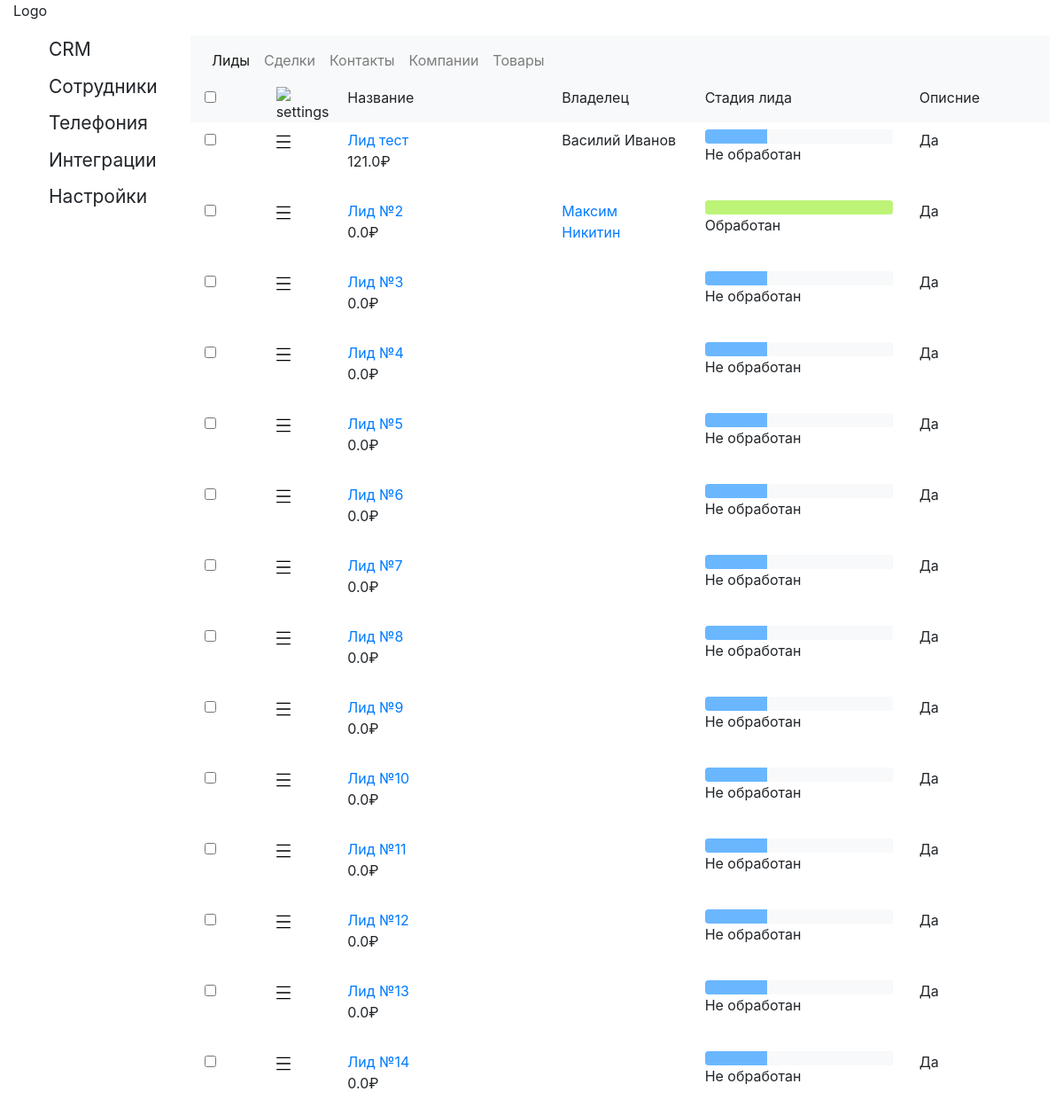
The app's page /lead with its own data.
### core/models.py (models this page shows, shortened)
class CrmEntity(models.Model):
    _name = models.CharField("ФИО клиента", max_length=50, blank=True)
    _phone_number = models.CharField("Номер телефона", max_length=15, blank=True)
    _email = models.EmailField("Почта", blank=True)
    _contact = models.ForeignKey(Contact, on_delete=models.SET_NULL, null=True)
    _opportunity = models.FloatField(default=0)
    _description = models.TextField("Описание", blank=True)
    @property
    def name(self):
        return self._name
    @property
    def phone_number(self):
        return self._phone_number
    @property
    def email(self):
        return self._email
    @property
    def contact(self):
        return self._contact
    @property
    def opportunity(self):
        return self._opportunity
    @property
    def description(self):
        return self._description

class Lead(CrmEntity):
    _title = models.CharField("Название лида", max_length=50, default="Лид №%s"%(str(id)))
    _stage_id = models.IntegerField("Стадия лида", default=1)
    @property
    def title(self):
        return self._title
    @property
    def stage_id(self):
        return self._stage_id
    def getStageId(self):
        return StageId.objects.filter(id=self._stage_id)[0]

class StageId(models.Model):
    _container = models.ForeignKey(StageContainer, on_delete=models.SET_NULL, null=True)
    _name = models.CharField("Название стадии", max_length=30, blank=False, default="ti")
    _color = models.CharField("Цвет", max_length=6, default="#ffffff")
    @property
    def container(self):
        return self._container
    @property
    def name(self):
        return self._name
    @property
    def color(self):
        return self._color

### core/views.py (the view)
# urls.py: path('', RedirectView.as_view(url='lead', permanent=False), name=None),
def lead(request, *args, **kwargs):
    progress_width = str(round(100/len(StageId.objects.filter(_container=StageContainer.objects.all()[0])),2))
    progress_width = progress_width.replace(",",".")
    data = {
        "items" : Lead.objects.all(),
        "lead_stages" : StageId.objects.filter(_container=StageContainer.objects.all()[0]),
        "progress_width" : progress_width
    }
    return render(request, "lead.html", data)

### core/models.py (called while the page is built)
    @property
    def first_name(self):
        return self._first_name

    @property
    def last_name(self):
        return self._last_name

### templates/lead.html (shortened to what this page needs)
{% extends 'index.html' %}
{% block content %}
    <div class="crm-header">
        <div class="row">
            <div class="col-1">
                <input class="form-check-input" type="checkbox" value="" id="defaultCheck1">
            </div>
            <div class="col-1">
                <img src="https://img.icons8.com/ios/50/000000/settings.png" alt="settings" width="16" height="16"/>
            </div>
            <div class="col-3">
                <p>Название</p>
            </div>
            <div class="col-2">
              <p>Владелец</p>
            </div>
            <div class="col-3">
                <p>Стадия лида</p>
            </div>
            <div class="col-2">
                <p>Описние</p>
            </div>
        </div>
    </div>
    {% for i in items %}
        <div class="crm-card crm-lead-card-id-{{ i.id }}">
            <div class="row">
                <div class="col-1">
                    <input class="form-check-input" type="checkbox" value="" id="defaultCheck1">
                </div>
                <div class="col-1">
                    <img src="http://127.0.0.1:8000/static/img/menu.svg" alt="menu" width="16" height="16">
                </div>
                <div class="col-3">
                    <a href="">{{ i.title }}</a>
                    <p>{{ i.opportunity }}₽</p>
                </div>
                <div class="col-2">
                    {% if i.contact == None %}
                        <p>{{ i.name }}</p>
                    {% else %}
                        <a href="#">{{ i.contact.first_name }} {{ i.contact.last_name }}</a>
                    {% endif %}
                </div>
                <div class="col-3">
                    <div class="progress lead-progress-bar">
                        {% for stage in lead_stages %}
                            {% if i.stage_id >= stage.id %}
                                <div class="progress-bar" style="background-color: #{{ i.getStageId.color }}!important;width: {{ progress_width }}%;"
                                role="progressbar" aria-valuenow="15" aria-valuemin="0" aria-valuemax="100"></div>
                            {% else %}
                                <div class="progress-bar" style="background-color: #F8F9FA!important;width: {{ progress_width }}%;"
                                role="progressbar" aria-valuenow="15" aria-valuemin="0" aria-valuemax="100"></div>
                            {% endif %}
                        {% endfor %}
                    </div>
                    <p>{{ i.getStageId.name }}</p>
                </div>
                <div class="col-2">
                    <p>Да</p>
                </div>
            </div>
        </div>
    {% endfor %}
{% endblock %}

### static/css/style.css (style rules this page uses)
.crm-card { padding: 8px 16px 8px 16px; align-items: center; }
.crm-header { background-color: #F8F9FA; padding: 2px 16px 0px 16px; }
.form-check-input { margin-left: 0!important; }

### records on screen
Lead: title "Лид тест", opportunity "121.0", name "Василий Иванов", getStageId.name "Не обработан"
StageId: {{ progress_width }} 33.33 (drawn)
StageId: {{ progress_width }} 33.33 (drawn)
Lead: title "Лид №2", opportunity "0.0", contact.first_name "Максим", contact.last_name "Никитин", getStageId.name "Обработан"
Lead: title "Лид №3", opportunity "0.0", getStageId.name "Не обработан"
Lead: title "Лид №4", opportunity "0.0", getStageId.name "Не обработан"
Lead: title "Лид №5", opportunity "0.0", getStageId.name "Не обработан"
Lead: title "Лид №6", opportunity "0.0", getStageId.name "Не обработан"
Lead: title "Лид №7", opportunity "0.0", getStageId.name "Не обработан"
Lead: title "Лид №8", opportunity "0.0", getStageId.name "Не обработан"
Lead: title "Лид №9", opportunity "0.0", getStageId.name "Не обработан"
Lead: title "Лид №10", opportunity "0.0", getStageId.name "Не обработан"
Lead: title "Лид №11", opportunity "0.0", getStageId.name "Не обработан"
Lead: title "Лид №12", opportunity "0.0", getStageId.name "Не обработан"
Lead: title "Лид №13", opportunity "0.0", getStageId.name "Не обработан"
Lead: title "Лид №14", opportunity "0.0", getStageId.name "Не обработан"
